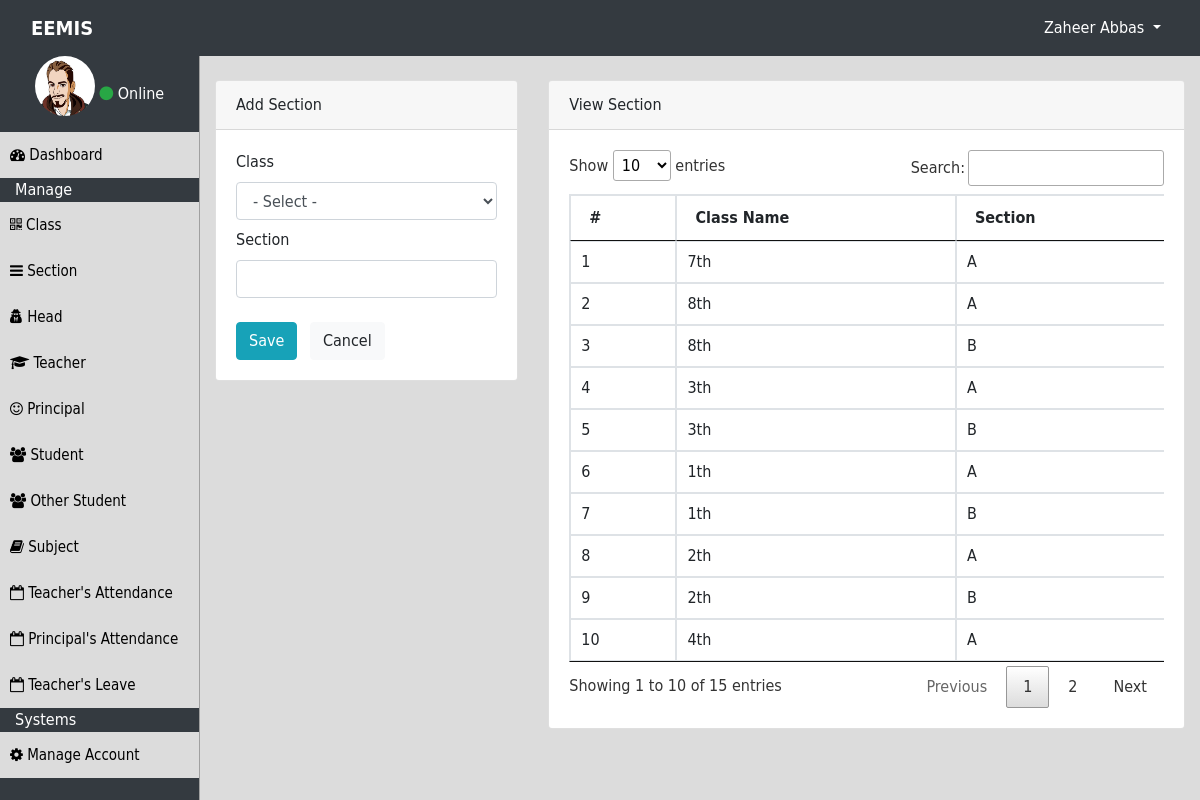
Page /clerk/section.php (signed in) on the committed database.
### tables this page shows
CREATE TABLE `clerk` (
  `id` int(11) NOT NULL,
  `user_id` int(11) NOT NULL,
  `school_id` int(11) NOT NULL,
  `name` varchar(80) NOT NULL
);

CREATE TABLE `user` (
  `id` int(11) NOT NULL,
  `username` varchar(50) NOT NULL,
  `password` varchar(50) NOT NULL,
  `img` varchar(100) NOT NULL
);

CREATE TABLE `section` (
  `id` int(11) NOT NULL,
  `class_id` int(11) NOT NULL,
  `section_name` varchar(50) NOT NULL
);

CREATE TABLE `class` (
  `id` int(11) NOT NULL,
  `school_id` int(11) NOT NULL,
  `section` varchar(40) NOT NULL,
  `class_name` varchar(40) NOT NULL
);

### clerk/session.php (called while the page is built, shortened)
<?php
include_once "../dbc.php";
$sql="select user.img, clerk.id, clerk.school_id, clerk.name, username, password, clerk.user_id from clerk INNER JOIN user on user.id=clerk.user_id where clerk.user_id='".$_SESSION['clerk']."'";
$result=mysqli_query($con,$sql);
$clerk=mysqli_fetch_array($result);
?>

### clerk/section.php (the view, shortened to what this page needs)
<?php
include_once "header.php";
?>
<div class="container-fluid">
<div class="row">
<?php
include_once "navbar.php";
?>
<div class="col-10 data-container">
<div class="row">
<div class="col-4">
<div class="card">
<div class="card-header">
Add Section
</div>
<div class="card-body">
<form method="post" enctype="multipart/form-data">
<label>Class</label>
<select name="class" required class="form-control mb-2">
<option value="">- Select -</option>
</select>
<label>Section</label>
<input type="text" name="section" required class="form-control mb-2">
<button type="submit" name="submit" class="btn btn-info mt-3">Save</button>
<button type="reset" class="btn btn-light mt-3 ml-2">Cancel</button>
</form>
</div>
</div>
</div>
<div class="col-8">
<div class="card">
<div class="card-header">
View Section
</div>
<div class="card-body">
<div class="table-responsive">
<table id="data" class="table table-bordered table-hover">
<thead>
<tr>
<th>#</th>
<th>Class&nbsp;Name</th>
<th>Section</th>
</tr>
</thead>
<tbody>
<?php
$i=0;
$sql="select class.class_name, section.section_name from section INNER JOIN class on class.id=section.class_id where class.school_id='".$clerk['school_id']."'";
$result=mysqli_query($con,$sql);
while($row=mysqli_fetch_array($result)){
$i++;
?>
<tr>
<td><?php echo $i;?></td>
<td><?php echo $row['class_name'];?></td>
<td><?php echo $row['section_name'];?></td>
</tr>
<?php } ?>
</tbody>
</table>
</div>
</div>
</div>
</div>
</div>
</div>
</div>
</div>
</body>
</html>

### clerk/header.php (shortened to what this page needs)
<?php
include_once "session.php";
?>
<!doctype html>
<html>
<head>
<link rel="stylesheet" type="text/css" href="../css/bootstrap.min.css">
<link rel="stylesheet" type="text/css" href="../css/font-awesome.min.css">
<link rel="stylesheet" type="text/css" href="../datatables/css/jquery.dataTables.min.css">
<link rel="stylesheet" type="text/css" href="../css/style.css">
<body>
<nav class="navbar navbar-expand-sm bg-dark navbar-dark fixed-top">
	<div class="container-fluid">
    <a class="navbar-brand" href="home.php" id="heading">EEMIS</a>
  <div class="collapse navbar-collapse" id="collapsibleNavbar">
  <ul class="navbar-nav ml-auto">
    <li class="nav-item dropdown">
      <a class="nav-link dropdown-toggle text-white" id="link" href="#" id="navbardrop" data-toggle="dropdown">
        <?php echo $clerk['name'];?>
      </a>
    </li>
    </ul>
    </div>
    </div>
</nav>

### clerk/navbar.php
<div class="col-2 sidebar" style="overflow:scroll;">
<div class="text-center">
<img src="../image/<?php echo $clerk['img'];?>" class="user-img mb-3">
<span class="text-white"><i class="fa fa-circle text-success"></i> Online</span>
</div>
<a href="home.php"><button class="btn-one"><i class="fa fa-dashboard"></i>   Dashboard</button></a>
<div class="col-12 text-white">Manage</div>
<a href="class.php"><button class="btn-one"><i class="fa fa-qrcode"></i>   Class</button></a>
<a href="section.php"><button class="btn-one"><i class="fa fa-bars"></i>   Section</button></a>
<a href="head.php"><button class="btn-one"><i class="fa fa-user-secret"></i>   Head</button></a>
<a href="teacher.php"><button class="btn-one"><i class="fa fa-graduation-cap"></i>   Teacher</button></a>
<a href="principal.php"><button class="btn-one"><i class="fa fa-smile-o"></i>   Principal</button></a>
<a href="student.php"><button class="btn-one"><i class="fa fa-group"></i>   Student</button></a>
<a href="other_student.php"><button class="btn-one"><i class="fa fa-group"></i>   Other Student</button></a>
<a href="subject.php"><button class="btn-one"><i class="fa fa-book"></i>   Subject</button></a>
<a href="teacher_attendance.php"><button class="btn-one"><i class="fa fa-calendar-o"></i>   Teacher's Attendance</button></a>
<a href="principal_attendance.php"><button class="btn-one"><i class="fa fa-calendar-o"></i>   Principal's Attendance</button></a>
<a href="teacher_leave.php"><button class="btn-one"><i class="fa fa-calendar-o"></i>   Teacher's Leave</button></a>
<div class="col-12 text-white">Systems</div>
<a href="manage_account.php"><button class="btn-one"><i class="fa fa-cog"></i> Manage Account</button></a>
</div>

### css/style.css (style rules this page uses)
* { font-family:"Gill Sans", "Gill Sans MT", "Myriad Pro", "DejaVu Sans Condensed", Helvetica, Arial, sans-serif; }
#heading { font-weight:bold; }
#link { color:white; }
a { color: #212529; text-decoration:none; }
.sidebar { background-color:#343a40; padding:56px 0 0; height:100vh; border-right:1px solid #A0A0A0; }
.user-img { height:60px; width:60px; border-radius:50%; }
.btn-one { height:46px; width:100%; border:none; background-color:#dcdcdc; font-size:15px; text-align:left; padding-left:10px; }
.data-container { height:100vh; background-color:#dcdcdc; padding-top:80px; padding-bottom:60px; overflow:scroll; }

### rows in the picture
clerk: name "Zaheer Abbas", user.img (picture)
section: class.class_name "7th", section_name "A"
section: class.class_name "8th", section_name "A"
section: class.class_name "8th", section_name "B"
section: class.class_name "3th", section_name "A"
section: class.class_name "3th", section_name "B"
section: class.class_name "1th", section_name "A"
section: class.class_name "1th", section_name "B"
section: class.class_name "2th", section_name "A"
section: class.class_name "2th", section_name "B"
section: class.class_name "4th", section_name "A"
